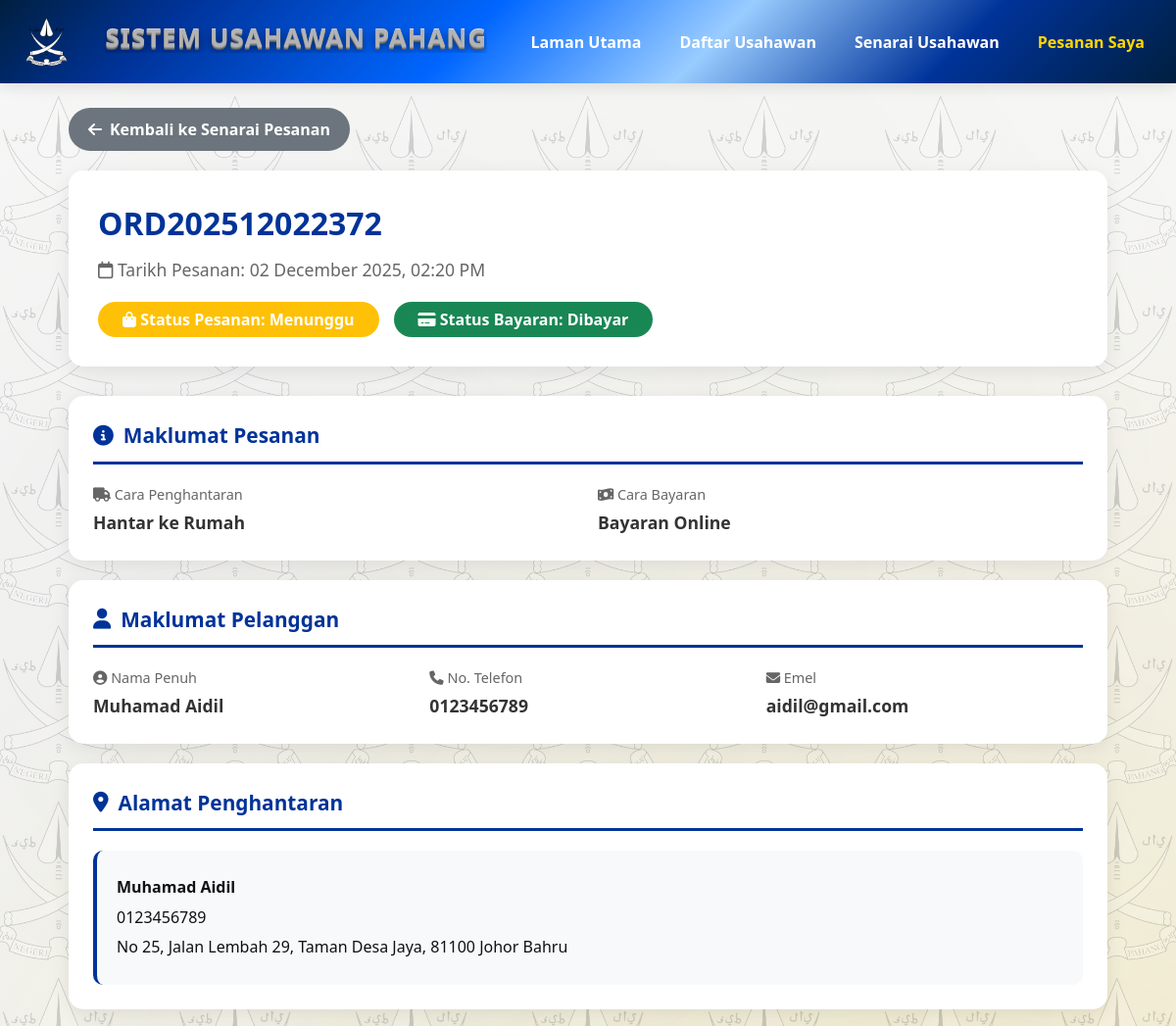
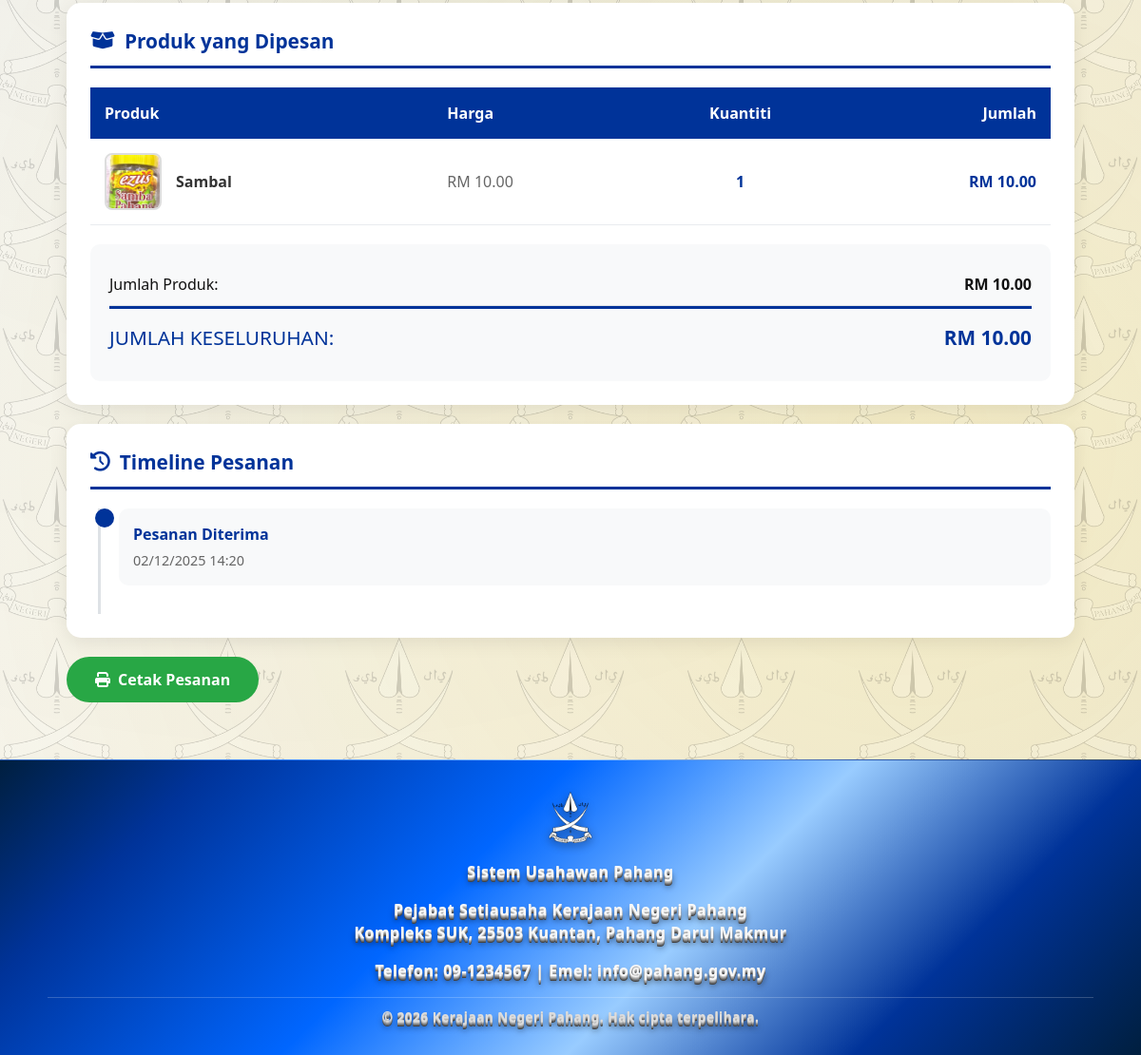
The app's page /detail_penuh_pesanan.php?order_id=37 (signed in) with its own data (2 pictures, top to bottom).
### tables this page shows
CREATE TABLE `pesanan` (
  `id` int(11) NOT NULL,
  `usahawan_id` int(11) NOT NULL,
  `no_pesanan` varchar(50) NOT NULL,
  `nama_pelanggan` varchar(255) NOT NULL,
  `no_telefon` varchar(20) NOT NULL,
  `alamat` text NOT NULL,
  `nota` text DEFAULT NULL,
  `cara_hantar` varchar(20) NOT NULL,
  `cara_bayar` varchar(20) NOT NULL,
  `jumlah_bayaran` decimal(10,2) NOT NULL,
  `status_pesanan` varchar(20) DEFAULT 'pending',
  `status_bayaran` varchar(20) DEFAULT 'pending',
  `stripe_session_id` varchar(255) DEFAULT NULL,
  `tarikh_pesanan` datetime DEFAULT current_timestamp(),
  `tarikh_diproses` datetime DEFAULT NULL,
  `tarikh_dihantar` datetime DEFAULT NULL,
  `tarikh_selesai` datetime DEFAULT NULL,
  `tarikh_dibatalkan` datetime DEFAULT NULL,
  `sebab_batal` text DEFAULT NULL,
  `nota_pesanan` text DEFAULT NULL,
  `tarikh_kemaskini` datetime DEFAULT current_timestamp() ON UPDATE current_timestamp()
);

CREATE TABLE `usahawan` (
  `id` int(11) NOT NULL,
  `nama` varchar(255) NOT NULL,
  `ic` varchar(20) NOT NULL,
  `perniagaan` varchar(255) NOT NULL,
  `jenis` varchar(100) NOT NULL,
  `alamat` text DEFAULT NULL,
  `telefon` varchar(20) NOT NULL,
  `email` varchar(255) DEFAULT NULL,
  `password` varchar(250) NOT NULL,
  `tarikh_daftar` timestamp NOT NULL DEFAULT current_timestamp(),
  `avatar` varchar(255) DEFAULT NULL,
  `status` varchar(250) NOT NULL,
  `last_profile_update` datetime DEFAULT NULL
);

CREATE TABLE `pesanan_item` (
  `id` int(11) NOT NULL,
  `pesanan_id` int(11) NOT NULL,
  `produk_id` int(11) NOT NULL,
  `nama_produk` varchar(255) NOT NULL,
  `gambar_url` varchar(255) DEFAULT NULL,
  `harga` decimal(10,2) NOT NULL,
  `kuantiti` int(11) NOT NULL,
  `subtotal` decimal(10,2) NOT NULL
);

CREATE TABLE `produk` (
  `id` int(11) NOT NULL,
  `nama` varchar(160) NOT NULL,
  `harga` decimal(10,2) NOT NULL DEFAULT 0.00,
  `deskripsi` text DEFAULT NULL,
  `gambar_url` varchar(255) DEFAULT NULL,
  `lokasi` varchar(80) DEFAULT NULL,
  `stok` int(11) NOT NULL DEFAULT 0,
  `kategori_id` int(11) DEFAULT NULL,
  `usahawan_id` int(11) DEFAULT NULL
);

### detail_penuh_pesanan.php (the view, shortened to what this page needs)
<?php
include "connection.php";
$usahawan_id = $_SESSION['usahawan_id'];
$order_id = $_GET['order_id'];
$sql = "SELECT p.*, u.nama, u.telefon, u.email
        FROM pesanan p
        INNER JOIN usahawan u ON p.usahawan_id = u.id
        WHERE p.id = ? AND p.usahawan_id = ?";
$stmt = $conn->prepare($sql);
$stmt->bind_param("ii", $order_id, $usahawan_id);
$stmt->execute();
$result = $stmt->get_result();
$order = $result->fetch_assoc();
$sql = "SELECT pi.*, pr.nama, pr.gambar_url, pr.harga
        FROM pesanan_item pi
        INNER JOIN produk pr ON pi.produk_id = pr.id
        WHERE pi.pesanan_id = ?
        ORDER BY pi.id ASC";
$stmt = $conn->prepare($sql);
$stmt->bind_param("i", $order_id);
$stmt->execute();
$result = $stmt->get_result();
$order_items = [];
while($row = $result->fetch_assoc()) {
    $order_items[] = $row;
}
function translateStatus($status) {
    $translations = [
        'pending' => 'Menunggu',
        'processing' => 'Diproses',
        'shipped' => 'Dihantar',
        'delivered' => 'Selesai',
        'cancelled' => 'Dibatalkan',
        'paid' => 'Dibayar',
        'failed' => 'Gagal'
    ];
    return isset($translations[$status]) ? $translations[$status] : $status;
}
function getStatusClass($status) {
    $classes = [
        'pending' => 'warning',
        'processing' => 'info',
        'shipped' => 'primary',
        'delivered' => 'success',
        'cancelled' => 'danger',
        'paid' => 'success',
        'failed' => 'danger'
    ];
    return isset($classes[$status]) ? $classes[$status] : 'secondary';
}
?>
<!DOCTYPE html>
<html lang="ms">
<head>
<link href="https://cdn.jsdelivr.net/npm/bootstrap@5.3.3/dist/css/bootstrap.min.css" rel="stylesheet">
<link rel="stylesheet" href="https://cdnjs.cloudflare.com/ajax/libs/font-awesome/6.4.0/css/all.min.css">
</head>
<body>
<header>
  <img src="assets/img/jatapahang.png" alt="Jata Negeri Pahang" class="jata">
  <h1 class="title">Sistem Usahawan Pahang</h1>
  <nav id="navMenu">
    <a href="index.php"><strong>Laman Utama</strong></a>
    <a href="daftar.php"><strong>Daftar Usahawan</strong></a>
    <a href="senarai.php"><strong>Senarai Usahawan</strong></a>
    <a href="my_orders.php" class="active"><strong>Pesanan Saya</strong></a>
  </nav>
</header>
<div class="container">
    <a href="pesanan_detail.php" class="back-btn">
        <i class="fas fa-arrow-left"></i> Kembali ke Senarai Pesanan
    </a>
    <div class="page-header">
        <div class="order-number-large"><?= htmlspecialchars($order['no_pesanan']) ?></div>
        <div class="order-date-large">
            <i class="far fa-calendar"></i>
            Tarikh Pesanan: <?= date('d F Y, h:i A', strtotime($order['tarikh_pesanan'])) ?>
        </div>
        <div class="status-badges">
            <span class="badge bg-<?= getStatusClass($order['status_pesanan']) ?> status-badge-large">
                <i class="fas fa-shopping-bag"></i> Status Pesanan: <?= translateStatus($order['status_pesanan']) ?>
            </span>
            <span class="badge bg-<?= getStatusClass($order['status_bayaran']) ?> status-badge-large">
                <i class="fas fa-credit-card"></i> Status Bayaran: <?= translateStatus($order['status_bayaran']) ?>
            </span>
        </div>
    </div>
    <div class="detail-section">
        <div class="section-title">
            <i class="fas fa-info-circle"></i>
            Maklumat Pesanan
        </div>
        <div class="info-grid">
            <div class="info-item">
                <span class="info-label"><i class="fas fa-truck"></i> Cara Penghantaran</span>
                <span class="info-value">
                    <?= $order['cara_hantar'] == 'delivery' ? 'Hantar ke Rumah' : 'Pickup di Dropspot' ?>
                </span>
            </div>
            <div class="info-item">
                <span class="info-label"><i class="fas fa-money-bill-wave"></i> Cara Bayaran</span>
                <span class="info-value">
                    <?= $order['cara_bayar'] == 'online' ? 'Bayaran Online' : 'Cash on Delivery (COD)' ?>
                </span>
            </div>
        </div>
    </div>
    <div class="detail-section">
        <div class="section-title">
            <i class="fas fa-user"></i>
            Maklumat Pelanggan
        </div>
        <div class="info-grid">
            <div class="info-item">
                <span class="info-label"><i class="fas fa-user-circle"></i> Nama Penuh</span>
                <span class="info-value"><?= htmlspecialchars($order['nama']) ?></span>
            </div>
            <div class="info-item">
                <span class="info-label"><i class="fas fa-phone"></i> No. Telefon</span>
                <span class="info-value"><?= htmlspecialchars($order['no_telefon']) ?></span>
            </div>
            <div class="info-item">
                <span class="info-label"><i class="fas fa-envelope"></i> Emel</span>
                <span class="info-value"><?= htmlspecialchars($order['email']) ?></span>
            </div>
        </div>
    </div>
    <?php if($order['cara_hantar'] == 'delivery'): ?>
    <div class="detail-section">
        <div class="section-title">
            <i class="fas fa-map-marker-alt"></i>
            Alamat Penghantaran
        </div>
        <div class="address-box">
            <p><strong><?= htmlspecialchars($order['nama_penerima'] ?? $order['nama']) ?></strong></p>
            <p><?= htmlspecialchars($order['no_telefon_penerima'] ?? $order['telefon']) ?></p>
            <p><?= nl2br(htmlspecialchars($order['alamat'])) ?></p>
        </div>
    </div>
    <?php endif; ?>
    <div class="detail-section">
        <div class="section-title">
            <i class="fas fa-box-open"></i>
            Produk yang Dipesan
        </div>
        <table class="products-table">
            <thead>
                <tr>
                    <th>Produk</th>
                    <th>Harga</th>
                    <th style="text-align: center;">Kuantiti</th>
                    <th style="text-align: right;">Jumlah</th>
                </tr>
            </thead>
            <tbody>
                <?php
                $subtotal = 0;
                foreach($order_items as $item):
                    $item_total = $item['subtotal'];
                    $subtotal += $item_total;
                ?>
                <tr>
                    <td>
                        <div style="display: flex; align-items: center; gap: 15px;">
                            <img src="<?= htmlspecialchars('uploads/' . $item['gambar_url']) ?>"
                                 alt="<?= htmlspecialchars($item['nama_produk']) ?>"
                                 class="product-img-small"
                                 onerror="this.src='assets/img/no-image.png'">
                            <span class="product-name-cell"><?= htmlspecialchars($item['nama_produk']) ?></span>
                        </div>
                    </td>
                    <td class="price-cell">RM <?= number_format($item['harga'], 2) ?></td>
                    <td class="quantity-cell" style="text-align: center;"><?= $item['kuantiti'] ?></td>
                    <td class="subtotal-cell" style="text-align: right;">RM <?= number_format($item_total, 2) ?></td>
                </tr>
                <?php endforeach; ?>
            </tbody>
        </table>
        <div class="summary-box">
            <div class="summary-row">
                <span class="summary-label">Jumlah Produk:</span>
                <span class="summary-value">RM <?= number_format($subtotal, 2) ?></span>
            </div>
            <div class="summary-row">
                <span class="summary-label">JUMLAH KESELURUHAN:</span>
                <span class="summary-value">RM <?= number_format($order['jumlah_bayaran'], 2) ?></span>
            </div>
        </div>
    </div>
    <div class="detail-section">
        <div class="section-title">
            <i class="fas fa-history"></i>
            Timeline Pesanan
        </div>
        <div class="timeline">
            <div class="timeline-item active">
                <div class="timeline-content">
                    <div class="timeline-title">Pesanan Diterima</div>
                    <div class="timeline-date"><?= date('d/m/Y H:i', strtotime($order['tarikh_pesanan'])) ?></div>
                </div>
            </div>
        </div>
    </div>
    <div class="action-buttons">
        <button onclick="window.print()" class="btn-print">
            <i class="fas fa-print"></i> Cetak Pesanan
        </button>
    </div>
</div>
<footer>
  <div class="footer-content">
    <img src="assets/img/jatapahang.png" alt="Jata Negeri Pahang">
    <p><strong>Sistem Usahawan Pahang</strong></p>
    <p>Pejabat Setiausaha Kerajaan Negeri Pahang<br>
    Kompleks SUK, 25503 Kuantan, Pahang Darul Makmur</p>
    <p>Telefon: 09-1234567 | Emel: info@pahang.gov.my</p>
    <div class="copyright">
      © <?= date("Y") ?> Kerajaan Negeri Pahang. Hak cipta terpelihara.
    </div>
  </div>
</footer>
</body>
</html>

### records on screen
pesanan: no_pesanan "ORD202512022372", tarikh_pesanan "02 December 2025, 02:20 PM", usahawan.nama "Muhamad Aidil", no_telefon "0123456789", usahawan.email "aidil@gmail.com", usahawan.telefon "0123456789", alamat "No 25, Jalan Lembah 29, Taman Desa Jaya, 81100 Johor Bahru", jumlah_bayaran "10.00", tarikh_pesanan "02/12/2025 14:20"
pesanan_item: produk.gambar_url (picture), nama_produk "Sambal", produk.harga "10.00", kuantiti "1", subtotal "10.00"

### other values on screen
$subtotal "10.00"
